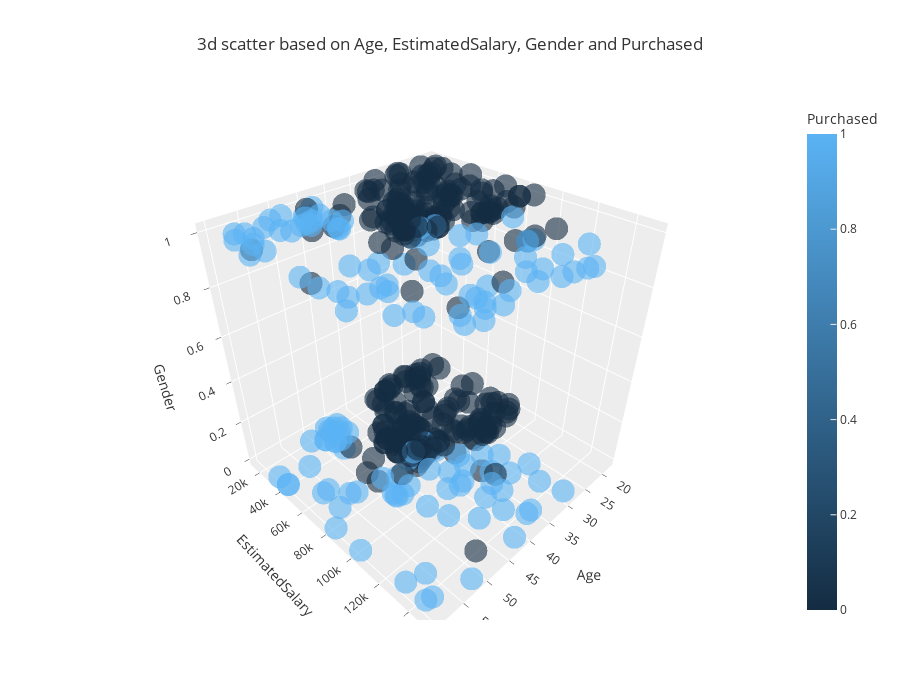

This figure's notebook cell:
### Markdown cell above
For a better view, we draw a 3D scatter plot

### Code cell
fig = px.scatter_3d(
        data_frame=df,
        x='Age',
        y='EstimatedSalary',
        z='Gender',
        color='Purchased',
        template='ggplot2',
        opacity=0.6,
        height=700,
        title=f'3d scatter based on Age, EstimatedSalary, Gender and Purchased'
)

pio.show(fig)

### Figure 1 — Plotly figure (JSON) as saved in the notebook; plotly's stock layout.template omitted (floating-point values rounded to 4 significant figures; data arrays with more than 128 entries replaced by an {"elided": "..."} marker saying what was removed)
{"data": [{"hovertemplate": "Age=%{x}<br>EstimatedSalary=%{y}<br>Gender=%{z}<br>Purchased=%{marker.color}<extra></extra>", "legendgroup": "", "marker": {"color": {"elided": "400 int values"}, "coloraxis": "coloraxis", "opacity": 0.6, "symbol": "circle"}, "mode": "markers", "name": "", "scene": "scene", "showlegend": false, "type": "scatter3d", "x": {"elided": "400 int values"}, "y": {"elided": "400 int values"}, "z": {"elided": "400 int values"}}], "layout": {"coloraxis": {"colorbar": {"title": {"text": "Purchased"}}, "colorscale": [[0, "rgb(20,44,66)"], [1, "rgb(90,179,244)"]]}, "height": 700, "legend": {"tracegroupgap": 0}, "scene": {"domain": {"x": [0, 1], "y": [0, 1]}, "xaxis": {"title": {"text": "Age"}}, "yaxis": {"title": {"text": "EstimatedSalary"}}, "zaxis": {"title": {"text": "Gender"}}}, "title": {"text": "3d scatter based on Age, EstimatedSalary, Gender and Purchased"}}}
